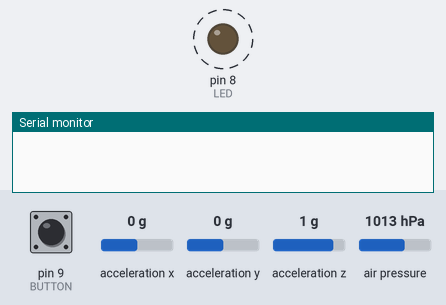
Bench run of a sketch on a simulated Arduino Uno, built with avr-gcc and run on an emulated ATmega328P. Shown: output pins drawn as LEDs (lit = HIGH), the last lines printed to the serial monitor. Dashed ring = blinking. The test bench sets the inputs (shaded band); at power-on: pin 9 (BUTTON) LOW, acceleration x 0 g, acceleration y 0 g, acceleration z 1 g, air pressure 1013 hPa.

Above: at 1.2 s.
1.3 s: pin 9 (BUTTON) pulled HIGH for 3.2 s
At 6.8 s:
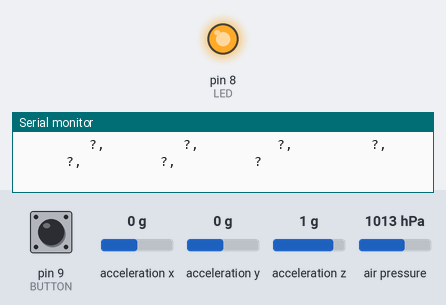
6.9 s: pin 9 (BUTTON) driven HIGH
9.9 s: pin 9 (BUTTON) driven LOW
At 10.07 s:
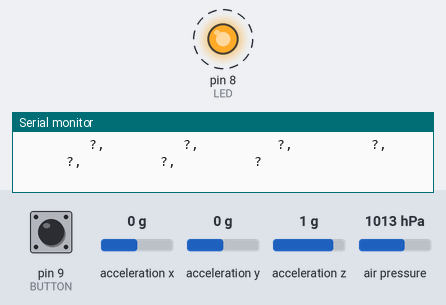
12.9 s: pin 9 (BUTTON) pulsed HIGH 2 times (0.12 s each, 0.3 s apart)
Timing chart, 0 to 15.9 s (numbered marks = the images above; inputs shaded):
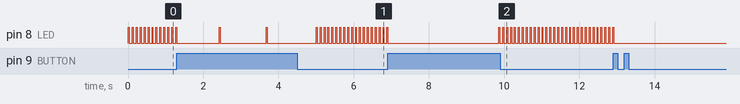

Measured:
- after the input at 9.9 s, pin 8 (LED): alternates HIGH for 0.03 s and LOW for 0.08 s, starting after 0.06 s
- after the input at 12.9 s, pin 8 (LED): goes on until 12.9 s, then stays LOW

The sketch:

allthecode.ino
```cpp
#include <Wire.h>
#include <SPI.h>
#include <Adafruit_Sensor.h>
#include <Adafruit_BMP280.h>
#include <Adafruit_LIS3DH.h>
#include <string.h>


// Barometer pinout
#define SEA_PRESSURE 1013.25
#define BMP_SCK 13
#define BMP_MISO 12
#define BMP_MOSI 11
#define BMP_CS 10
// Accelerometer pinout
#define ACC_CLK 2
#define ACC_MISO 3
#define ACC_MOSI 5
#define ACC_CS 6
#define ACC_RANGE LIS3DH_RANGE_4_G

#define LED 8
#define BUTTON 9

#define NUM_OBSERVATIONS 500

#define FORMAT_OBS_LEN 500

//accelerometer setup
Adafruit_LIS3DH acc = Adafruit_LIS3DH(ACC_CS, ACC_MOSI, ACC_MISO, ACC_CLK);
Adafruit_BMP280 bmp(BMP_CS, BMP_MOSI, BMP_MISO,  BMP_SCK);


typedef struct {
  float ms;
  float altitude;
  float acceleration;
  float velocity;
  float calculated_drag;
  float predicted_altitude;
  float airbrakes;
} Observation;

float altitude_zero;
//Observation storage
Observation observation_log[NUM_OBSERVATIONS];
size_t observation_idx;

int formatObs(char* buf, Observation obs) {
    snprintf(
        buf, FORMAT_OBS_LEN,
        "%10f, %10f, %10f, %10f, %10f, %10f, %10f\n",
        obs.ms, obs.altitude, obs.acceleration, obs.velocity,
        obs.calculated_drag, obs.predicted_altitude, obs.airbrakes
    );
    // 7 floats each with 10 characters, a comma, a space, plus one newline
    //should return the length of the string
    return 83;
}

float getAcceleration() {
  //TODO kalman?
  acc.read();
  sensors_event_t event;
  acc.getEvent(&event);
  return event.acceleration.z;
}

void zeroAltitude() {
  altitude_zero = bmp.readAltitude(SEA_PRESSURE);
}

float getAltitude() {
  //TODO kalman?
  return bmp.readAltitude(SEA_PRESSURE) - altitude_zero;
}

void updateObservation() {
  if(observation_idx >= NUM_OBSERVATIONS) {
    return;
  }
  observation_log[observation_idx].ms = millis();
  observation_log[observation_idx].altitude = getAltitude();
  observation_log[observation_idx].acceleration = getAcceleration();
  if(observation_idx == 0) {
    observation_log[observation_idx].velocity = 0;
  }
  else {
    unsigned long int delta_t = observation_log[observation_idx].ms - observation_log[observation_idx - 1].ms;
    observation_log[observation_idx].velocity = observation_log[observation_idx - 1].velocity + observation_log[observation_idx].acceleration * delta_t;
  }
  observation_log[observation_idx].altitude = getAltitude();

  observation_idx++;
}

void setup() {
  // set led on
  pinMode(LED, OUTPUT);
  pinMode(BUTTON, INPUT);
  if (!acc.begin(0x18) || !bmp.begin()) {   // change this to 0x19 for alternative i2c address
    while (1) {
      digitalWrite(LED, HIGH);
      delay(50);
      digitalWrite(LED, LOW);
      delay(50);
    }
  }
  acc.setRange(ACC_RANGE);
  zeroAltitude();
  observation_idx = 0;
}

void loop() {
  if(digitalRead(BUTTON) == HIGH) {
    Serial.begin(9600);
    for(int i = 0; i < observation_idx; i++) {
      char buf[FORMAT_OBS_LEN];
      int len = formatObs(buf, observation_log[i]);
      Serial.write(buf, len);
    }
  }
  updateObservation();
  digitalWrite(LED, HIGH);
  delay(25);
  digitalWrite(LED, LOW);
  delay(75);
}
```
